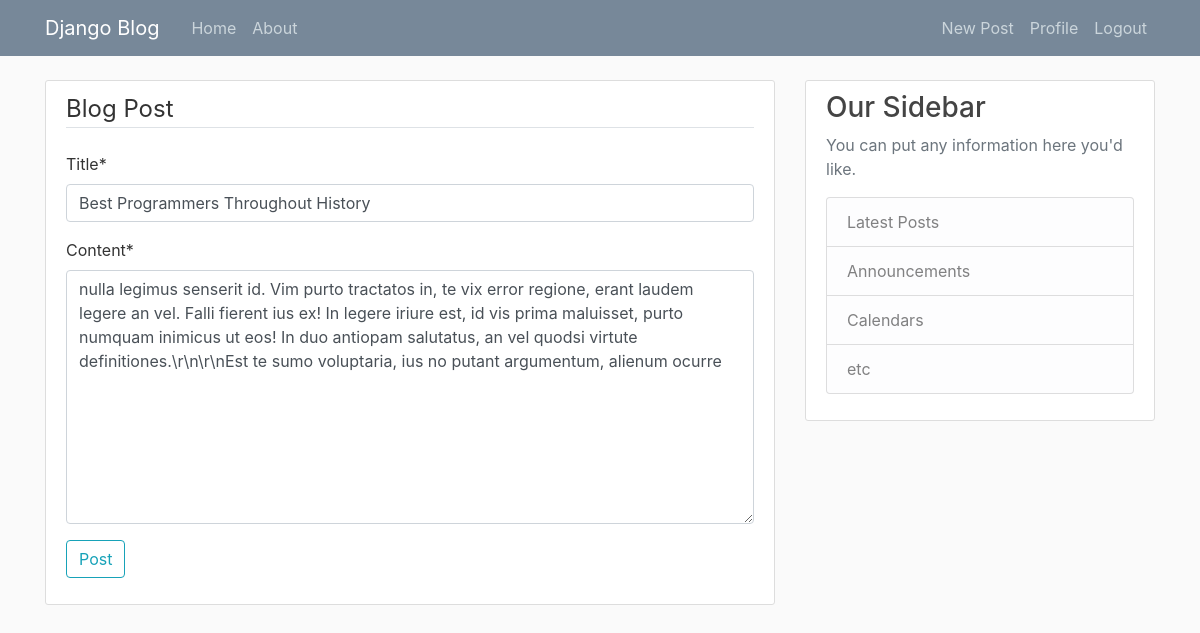
Page /post/17/update/ (signed in) on the committed database.
### blog/models.py (models this page shows, shortened)
class Post(models.Model):
    title = models.CharField(max_length=100)
    content = models.TextField()
    date_posted = models.DateTimeField(default=timezone.now)
    author = models.ForeignKey(User, on_delete=models.CASCADE)

### blog/views.py (the view, shortened to what this page needs)
# urls.py: path('post/<int:pk>/update/', PostUpdateView.as_view(), name='post-update'),
class PostUpdateView(LoginRequiredMixin, UserPassesTestMixin, UpdateView):
    model = Post
    fields = ['title', 'content']
    def test_func(self):
        post = self.get_object()
        if self.request.user == post.author:
            return True
        return False

### blog/templates/blog/post_form.html (shortened to what this page needs)
{% extends "blog/base.html" %}
{% load crispy_forms_tags %}
{% block content %}
  <div class="content-section">
    <form method="post">
      <fieldset class="from-group">
        <legend class="border-bottom mb-4">Blog Post</legend>
        {{ form|crispy }}
      </fieldset>
      <div class="form-group">
        <button class="btn btn-outline-info" type="submit" name="button">Post</button>
      </div>
    </form>
  </div>
{% endblock content %}

### blog/static/blog/main.css (style rules this page uses)
body { background: #fafafa; color: #333333; margin-top: 5rem; }
.content-section { background: #ffffff; padding: 10px 20px; border: 1px solid #dddddd; border-radius: 3px; margin-bottom: 20px; }

### rows in the picture
Post: title "Best Programmers Throughout History", content "nulla legimus senserit id. Vim purto tractatos in, te vix error regione, erant laudem legere an vel. Falli fierent ius ex! In legere iriure est, id vis prima maluisset, purto numquam inimicus ut eos! In duo antiopam salutatus, an vel quodsi virtute definitiones.\\r\\n\\r\\nEst te sumo voluptaria, ius no putant argumentum, alienum ocurre"
